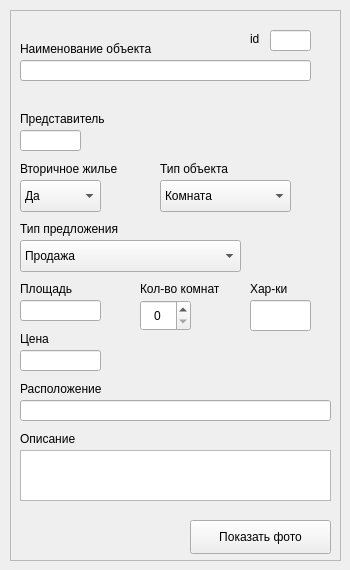
    <widget class="QWidget" name="page_objectsc_props">
     <widget class="QFrame" name="frame_objectsc_props">
      <property name="geometry">
       <rect>
        <x>10</x>
        <y>10</y>
        <width>331</width>
        <height>551</height>
       </rect>
      </property>
      <property name="frameShape">
       <enum>QFrame::StyledPanel</enum>
      </property>
      <property name="frameShadow">
       <enum>QFrame::Raised</enum>
      </property>
      <widget class="QLineEdit" name="tb_objects_id">
       <property name="geometry">
        <rect>
         <x>260</x>
         <y>20</y>
         <width>41</width>
         <height>21</height>
        </rect>
       </property>
       <property name="styleSheet">
        <string notr="true"/>
       </property>
       <property name="alignment">
        <set>Qt::AlignCenter</set>
       </property>
      </widget>
      <widget class="QLineEdit" name="tb_objects_name">
       <property name="geometry">
        <rect>
         <x>10</x>
         <y>50</y>
         <width>291</width>
         <height>21</height>
        </rect>
       </property>
       <property name="styleSheet">
        <string notr="true"/>
       </property>
      </widget>
      <widget class="QLineEdit" name="tb_objects_representative">
       <property name="geometry">
        <rect>
         <x>10</x>
         <y>120</y>
         <width>61</width>
         <height>21</height>
        </rect>
       </property>
       <property name="styleSheet">
        <string notr="true"/>
       </property>
      </widget>
      <widget class="QLabel" name="label_client_lname_9">
       <property name="geometry">
        <rect>
         <x>10</x>
         <y>30</y>
         <width>150</width>
         <height>18</height>
        </rect>
       </property>
       <property name="text">
        <string>Наименование объекта</string>
       </property>
      </widget>
      <widget class="QLabel" name="label_fname_13">
       <property name="geometry">
        <rect>
         <x>10</x>
         <y>100</y>
         <width>96</width>
         <height>18</height>
        </rect>
       </property>
       <property name="text">
        <string>Представитель</string>
       </property>
      </widget>
      <widget class="QLabel" name="label_9">
       <property name="geometry">
        <rect>
         <x>240</x>
         <y>20</y>
         <width>12</width>
         <height>18</height>
        </rect>
       </property>
       <property name="text">
        <string>id</string>
       </property>
      </widget>
      <widget class="QLabel" name="label_fname_14">
       <property name="geometry">
        <rect>
         <x>10</x>
         <y>150</y>
         <width>165</width>
         <height>18</height>
        </rect>
       </property>
       <property name="text">
        <string>Вторичное жилье</string>
       </property>
      </widget>
      <widget class="QLabel" name="label_fname_15">
       <property name="geometry">
        <rect>
         <x>150</x>
         <y>150</y>
         <width>77</width>
         <height>18</height>
        </rect>
       </property>
       <property name="text">
        <string>Тип объекта</string>
       </property>
      </widget>
      <widget class="QComboBox" name="cb_objects_second">
       <property name="geometry">
        <rect>
         <x>10</x>
         <y>170</y>
         <width>81</width>
         <height>32</height>
        </rect>
       </property>
       <property name="styleSheet">
        <string notr="true"/>
       </property>
       <item>
        <property name="text">
         <string>Да</string>
        </property>
       </item>
       <item>
        <property name="text">
         <string>Нет</string>
        </property>
       </item>
      </widget>
      <widget class="QComboBox" name="cb_objects_type">
       <property name="geometry">
        <rect>
         <x>150</x>
         <y>170</y>
         <width>131</width>
         <height>32</height>
        </rect>
       </property>
       <property name="styleSheet">
        <string notr="true"/>
       </property>
       <item>
        <property name="text">
         <string>Комната</string>
        </property>
       </item>
       <item>
        <property name="text">
         <string>Квартира</string>
        </property>
       </item>
       <item>
        <property name="text">
         <string>Частный дом</string>
        </property>
       </item>
       <item>
        <property name="text">
         <string>Земельный участок</string>
        </property>
       </item>
       <item>
        <property name="text">
         <string>Гараж</string>
        </property>
       </item>
       <item>
        <property name="text">
         <string>Коммерческая недвижимость</string>
        </property>
       </item>
      </widget>
      <widget class="QComboBox" name="cb_objects_dtype">
       <property name="geometry">
        <rect>
         <x>10</x>
         <y>230</y>
         <width>221</width>
         <height>32</height>
        </rect>
       </property>
       <property name="styleSheet">
        <string notr="true"/>
       </property>
       <item>
        <property name="text">
         <string>Продажа</string>
        </property>
       </item>
       <item>
        <property name="text">
         <string>Аренда</string>
        </property>
       </item>
      </widget>
      <widget class="QLabel" name="label_fname_16">
       <property name="geometry">
        <rect>
         <x>10</x>
         <y>210</y>
         <width>113</width>
         <height>18</height>
        </rect>
       </property>
       <property name="text">
        <string>Тип предложения</string>
       </property>
      </widget>
      <widget class="QLineEdit" name="tb_objects_square">
       <property name="geometry">
        <rect>
         <x>10</x>
         <y>290</y>
         <width>81</width>
         <height>21</height>
        </rect>
       </property>
       <property name="styleSheet">
        <string notr="true"/>
       </property>
       <property name="alignment">
        <set>Qt::AlignCenter</set>
       </property>
      </widget>
      <widget class="QLabel" name="label_fname_17">
       <property name="geometry">
        <rect>
         <x>10</x>
         <y>270</y>
         <width>59</width>
         <height>18</height>
        </rect>
       </property>
       <property name="text">
        <string>Площадь</string>
       </property>
      </widget>
      <widget class="QLabel" name="label_fname_25">
       <property name="geometry">
        <rect>
         <x>130</x>
         <y>270</y>
         <width>96</width>
         <height>18</height>
        </rect>
       </property>
       <property name="text">
        <string>Кол-во комнат</string>
       </property>
      </widget>
      <widget class="QSpinBox" name="sb_objects_rooms">
       <property name="geometry">
        <rect>
         <x>130</x>
         <y>290</y>
         <width>51</width>
         <height>31</height>
        </rect>
       </property>
       <property name="wrapping">
        <bool>false</bool>
       </property>
       <property name="alignment">
        <set>Qt::AlignCenter</set>
       </property>
      </widget>
      <widget class="QLabel" name="label_fname_26">
       <property name="geometry">
        <rect>
         <x>10</x>
         <y>370</y>
         <width>92</width>
         <height>18</height>
        </rect>
       </property>
       <property name="text">
        <string>Расположение</string>
       </property>
      </widget>
      <widget class="QLineEdit" name="tb_objects_address">
       <property name="geometry">
        <rect>
         <x>10</x>
         <y>390</y>
         <width>311</width>
         <height>21</height>
        </rect>
       </property>
       <property name="styleSheet">
        <string notr="true"/>
       </property>
      </widget>
      <widget class="QLabel" name="label_fname_27">
       <property name="geometry">
        <rect>
         <x>10</x>
         <y>420</y>
         <width>63</width>
         <height>18</height>
        </rect>
       </property>
       <property name="text">
        <string>Описание</string>
       </property>
      </widget>
      <widget class="QLineEdit" name="tb_objects_addprops">
       <property name="geometry">
        <rect>
         <x>240</x>
         <y>290</y>
         <width>61</width>
         <height>31</height>
        </rect>
       </property>
       <property name="styleSheet">
        <string notr="true"/>
       </property>
      </widget>
      <widget class="QLabel" name="label_fname_29">
       <property name="geometry">
        <rect>
         <x>240</x>
         <y>270</y>
         <width>59</width>
         <height>18</height>
        </rect>
       </property>
       <property name="text">
        <string>Хар-ки</string>
       </property>
      </widget>
      <widget class="QPlainTextEdit" name="tb_objects_desc">
       <property name="geometry">
        <rect>
         <x>10</x>
         <y>440</y>
         <width>311</width>
         <height>51</height>
        </rect>
       </property>
       <property name="styleSheet">
        <string notr="true"/>
       </property>
      </widget>
      <widget class="QLineEdit" name="tb_objects_price">
       <property name="geometry">
        <rect>
         <x>10</x>
         <y>340</y>
         <width>81</width>
         <height>21</height>
        </rect>
       </property>
       <property name="styleSheet">
        <string notr="true"/>
       </property>
      </widget>
      <widget class="QLabel" name="label_fname_19">
       <property name="geometry">
        <rect>
         <x>10</x>
         <y>320</y>
         <width>59</width>
         <height>18</height>
        </rect>
       </property>
       <property name="text">
        <string>Цена</string>
       </property>
      </widget>
      <widget class="QPushButton" name="bt_objectsc_showPhotos">
       <property name="geometry">
        <rect>
         <x>180</x>
         <y>510</y>
         <width>141</width>
         <height>34</height>
        </rect>
       </property>
       <property name="cursor">
        <cursorShape>PointingHandCursor</cursorShape>
       </property>
       <property name="text">
        <string>Показать фото</string>
       </property>
      </widget>
     </widget>
    </widget>
